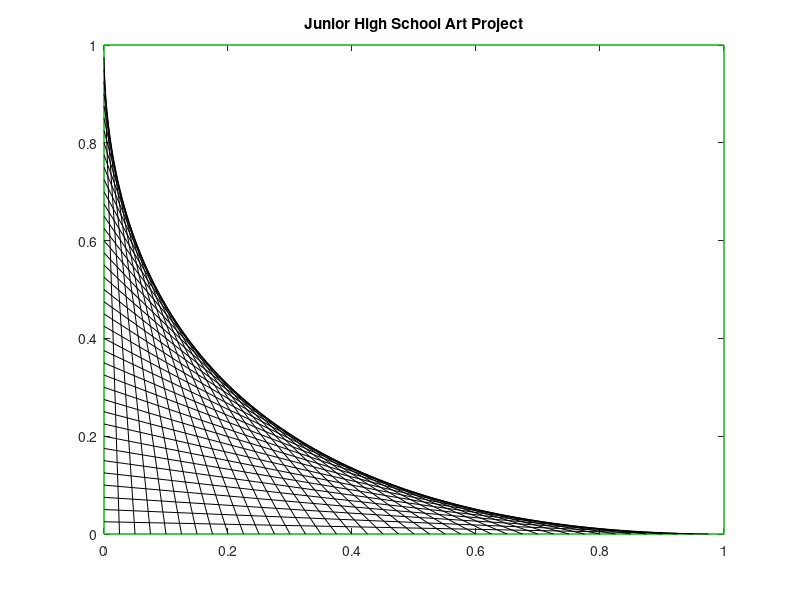

Write the MATLAB code that produced this figure.
% Plot the square
plot([1,0,0,1,1],[0,0,1,1,0],'g');
hold on;

for n = 1:39
    plot([n/40,0],[0,1-(n/40)],'k')
    hold on;
end

title('Junior High School Art Project');


